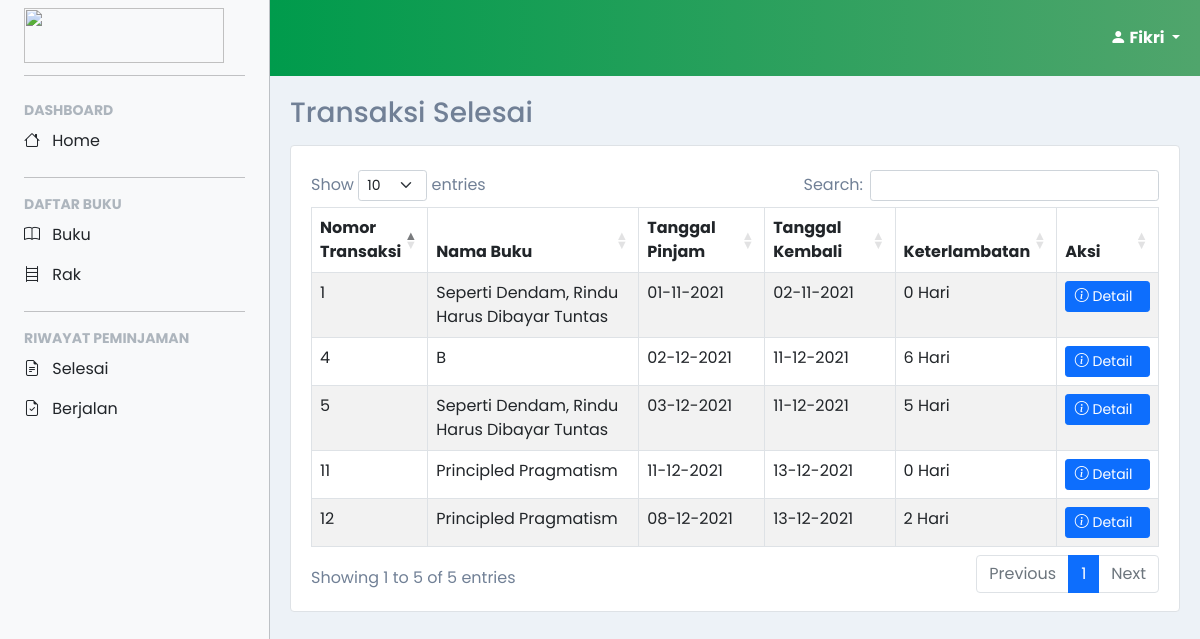
Page /account/user/riwayat/selesai.php (signed in) on the committed database.
### tables this page shows
CREATE TABLE `transaksi` (
  `id_peminjaman` int(10) NOT NULL,
  `nomor_klasifikasi` varchar(7) NOT NULL,
  `nomor_anggota` varchar(25) NOT NULL,
  `nomor_petugas` varchar(25) NOT NULL,
  `tanggal_pinjam` date NOT NULL,
  `durasi` int(4) NOT NULL,
  `tanggal_kembali` date NOT NULL,
  `keterlambatan` int(4) NOT NULL,
  `selesai` tinyint(1) NOT NULL
);

CREATE TABLE `buku` (
  `nomor_klasifikasi` varchar(7) NOT NULL,
  `isbn` varchar(13) NOT NULL,
  `nomor_rak` varchar(5) NOT NULL,
  `judul` varchar(50) NOT NULL,
  `penulis` varchar(50) NOT NULL,
  `penerbit` varchar(50) NOT NULL,
  `tahun_terbit` year(4) NOT NULL,
  `stok` int(3) NOT NULL
);

### account/user/riwayat/selesai.php (the view, shortened to what this page needs)
<?php
include('../../../confiq.php');
$id_user = $_SESSION['id'];
$query = "SELECT transaksi.id_peminjaman, transaksi.nomor_klasifikasi,
                transaksi.tanggal_pinjam, transaksi.tanggal_kembali, transaksi.keterlambatan,
                buku.judul, buku.isbn, petugas.nama as petugas, anggota.jabatan
          FROM `transaksi`
          LEFT JOIN `buku` ON transaksi.nomor_klasifikasi = buku.nomor_klasifikasi
          LEFT JOIN `petugas` ON transaksi.nomor_petugas = petugas.nomor_petugas
          LEFT JOIN `anggota` ON transaksi.nomor_anggota = anggota.nomor_anggota
          WHERE transaksi.selesai LIKE 1 AND transaksi.nomor_anggota LIKE $id_user";
$result = mysqli_query($conn, $query);
?>
<!DOCTYPE html>
<html>
  <head>
  </head>
  <body>
    <?php
      include('../layout/sidebar.php');
    ?>
    <main>
      <div class="container-fluid content transition">
        <h3>Transaksi Selesai</h3>
        <div class="card border">
          <div class="card-body mt-2 mx-1">
            <div class="table-responsive">
              <table class="table table-striped table-bordered table-hover" id="dataTables-example">
                <thead>
                  <tr>
                    <th width="12%">Nomor Transaksi</th>
                    <th>Nama Buku</th>
                    <th>Tanggal Pinjam</th>
                    <th>Tanggal Kembali</th>
                    <th>Keterlambatan</th>
                    <th width="12%">Aksi</th>
                  </tr>
                </thead>
                <tbody>
                  <?php
                    while($data = mysqli_fetch_array($result, MYSQLI_ASSOC)){
                      echo "<tr><td name='id'>".$data['id_peminjaman']."</td>";
                      echo "<td>".$data['judul']."</td>";
                      echo "<td>".date('d-m-Y', strtotime($data['tanggal_pinjam']))."</td>";
                      echo "<td>".date('d-m-Y', strtotime($data['tanggal_kembali']))."</td>";
                      echo "<td>".$data['keterlambatan']." Hari</td>";
                      echo "<td class='text-center'>
                            <a type='button' class='btn btn-primary d-grid btn-sm' data-bs-toggle='modal' data-bs-target='#detail".$data['id_peminjaman']."'>
                              <span class='me-2'><i class='bi bi-info-circle'></i><span>
                              <span>Detail</span>
                            </a></td></tr>";?>
                      </div><?php
                    }
                  ?>
                </tbody>
              </table>
            </div>
          </div>
        </div>
      </div>
    </main>
  </body>
</html>

### account/user/layout/style.css (style rules this page uses)
html, body { color: #718096 !important; background-color: #edf2f7; scroll-behavior: smooth; }
body, button { font-family: "Poppins", sans-serif; }
:root { --offcanvas-width: 270px; --topNavbarHeight: 56px; }
main { margin-top: var(--topNavbarHeight); }
.content { padding: 15px; }
.content h3 { margin-bottom: 15px; }
.transition { -webkit-transition: all .3s ease; -moz-transition: all .3s ease; -ms-transition: all .3s ease; -o-transition: all .3s ease; transition: all .3s ease; }
@media (min-width: 992px) { body { overflow: auto !important; } }
@media (min-width: 992px) { :root { --topNavbarHeight: 76px; } }
@media (min-width: 992px) { main { margin-left: var(--offcanvas-width); margin-top: var(--topNavbarHeight); } }
@media (min-width: 992px) { .content { padding: 20px; } }

### rows in the picture
transaksi: id_peminjaman "1", nomor_klasifikasi.judul "Seperti Dendam, Rindu Harus Dibayar Tuntas", tanggal_pinjam "01-11-2021", tanggal_kembali "02-11-2021", keterlambatan "0"
transaksi: id_peminjaman "4", nomor_klasifikasi.judul "B", tanggal_pinjam "02-12-2021", tanggal_kembali "11-12-2021", keterlambatan "6"
transaksi: id_peminjaman "5", nomor_klasifikasi.judul "Seperti Dendam, Rindu Harus Dibayar Tuntas", tanggal_pinjam "03-12-2021", tanggal_kembali "11-12-2021", keterlambatan "5"
transaksi: id_peminjaman "11", nomor_klasifikasi.judul "Principled Pragmatism", tanggal_pinjam "11-12-2021", tanggal_kembali "13-12-2021", keterlambatan "0"
transaksi: id_peminjaman "12", nomor_klasifikasi.judul "Principled Pragmatism", tanggal_pinjam "08-12-2021", tanggal_kembali "13-12-2021", keterlambatan "2"

### other values in the picture
$user[0] "Fikri"
